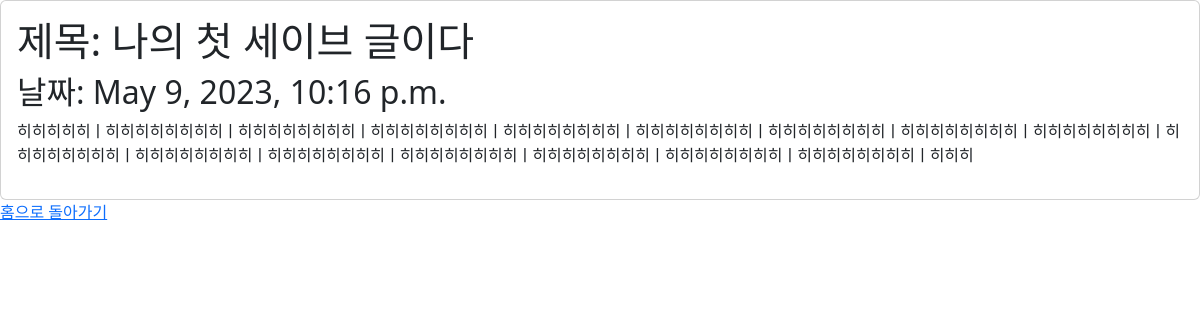
Page /blog/3 on the committed database.
### blog/models.py (models this page shows, shortened)
class Blog(models.Model):
    title = models.CharField(max_length = 200)
    pub_date = models.DateTimeField("published date")
    body = models.TextField()

### blog/views.py (the view)
# urls.py: path('blog/<int:blog_id>', blog.views.detail, name = 'detail'),
def detail(request, blog_id):
    blog_detail = get_object_or_404(Blog, pk = blog_id)
    return render(request, 'detail.html', {'blog': blog_detail})

### blog/templates/detail.html (shortened to what this page needs)
<!DOCTYPE html>
<html lang="en">
<head>
    <link href="https://cdn.jsdelivr.net/npm/bootstrap@5.3.0-alpha3/dist/css/bootstrap.min.css" rel="stylesheet"
>
</head>
<body>
    <div class="card">
        <div class="card-body">
            <h1>제목: {{blog.title}}</h1>
            <h2>날짜: {{blog.pub_date}}</h2>
            <p>{{blog.body}}</p>
        </div>
    </div>
    <a href="{%url 'home'%}">홈으로 돌아가기</a>
</body>
</html>

### rows in the picture
Blog: title "나의 첫 세이브 글이다", pub_date "May 9, 2023, 10:16 p.m.", body "히히히히히ㅣ히히히히히히히히ㅣ히히히히히히히히ㅣ히히히히히히히히ㅣ히히히히히히히히ㅣ히히히히히히히히ㅣ히히히히히히히히ㅣ히히히히히히히히ㅣ히히히히히히히히ㅣ히히히히히히히히ㅣ히히히히히히히히ㅣ히히히히히히히히ㅣ히히히히히히히히ㅣ히히히히히히히히ㅣ히히히히히히히히ㅣ히히히히히히히히ㅣ히히히"
